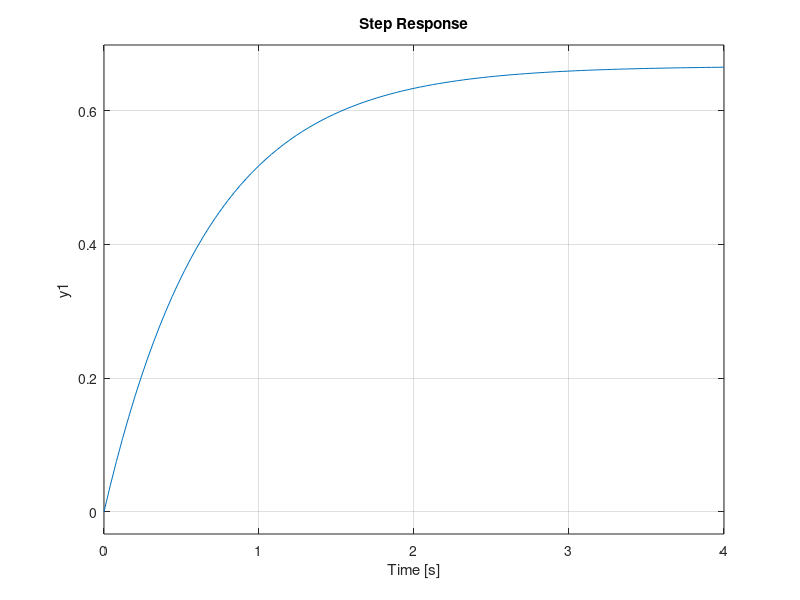
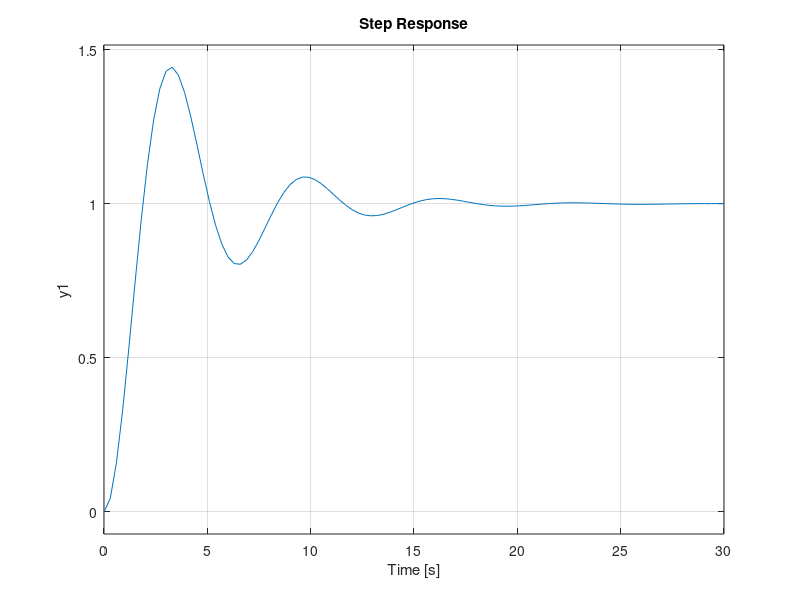
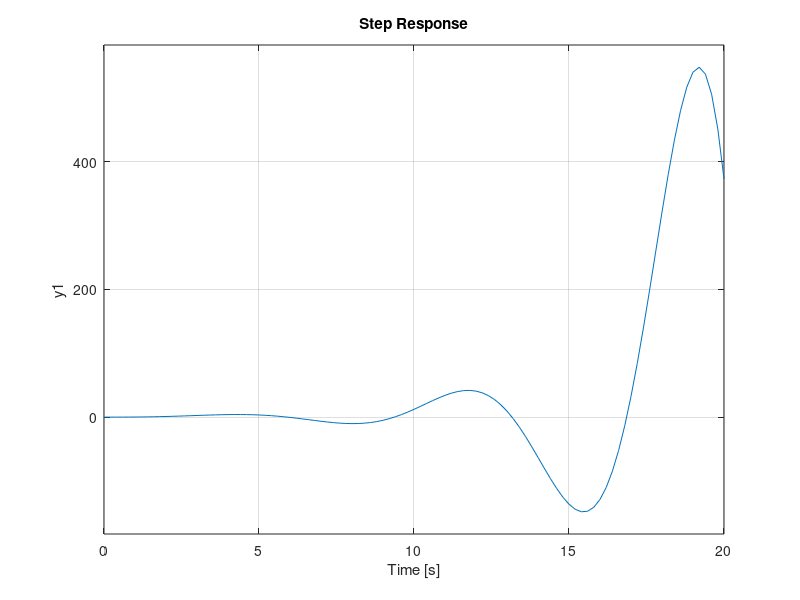

These charts were generated, in order, by the following MATLAB code:
clear variables

Hf = tf(1, [2 1]);
HR1 = tf(2);
HR2 = tf(2, [1 0]);
HR3 = tf(2, [1 0 0]);

figure,
step(feedback(HR1*Hf,1));
figure,
step(feedback(HR2*Hf,1));
figure,
step(feedback(HR3*Hf,1));
